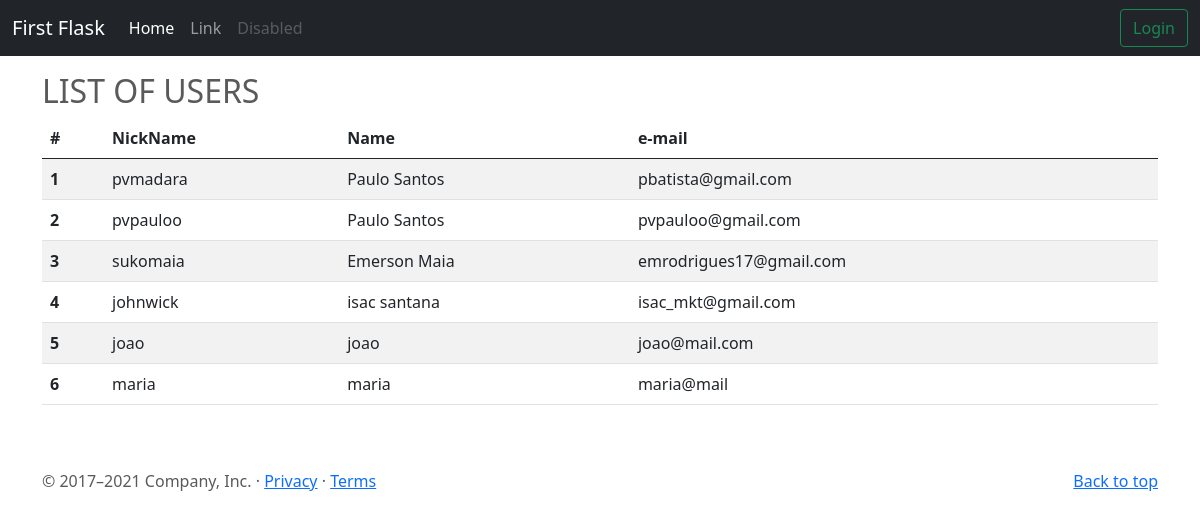
The app's page /users, older data.
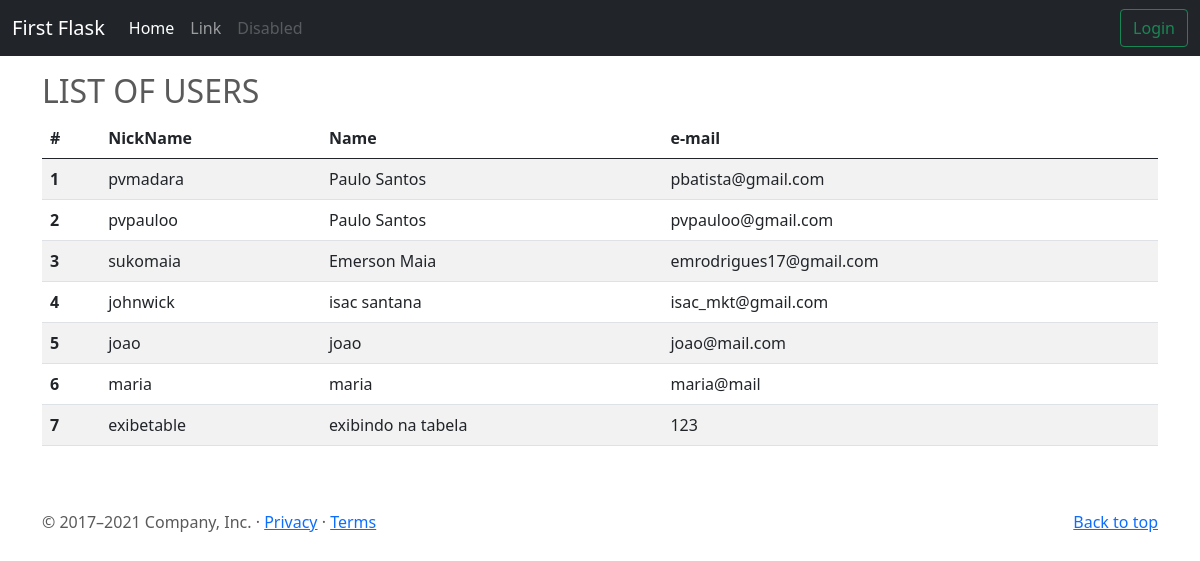
The same page, newer data.
### app/models/tables.py (models this page shows, shortened)
class User(db.Model):
    __tablename__ = "users"
    id = db.Column(db.Integer, primary_key=True)
    username = db.Column(db.String, unique=True)
    password = db.Column(db.String)
    name = db.Column(db.String)
    email = db.Column(db.String, unique=True)

### app/controllers/defalt.py (the view)
@app.route("/users", methods=["GET"])
def users():
    engine = db.engine
    results = engine.execute('select * from users')
    return render_template('users.html', user=results)

### app/templates/users.html
{% extends 'base.html' %}
    {% block content %}
<br/>
<div class="container marketing">
<div class="col-md-12 col-md-offset-8">
    <h2>LIST OF USERS</h2>
    <table class="table table-striped">
    <thead>
    <tr>
      <th scope="col">#</th>
      <th scope="col">NickName</th>
      <th scope="col">Name</th>
      <th scope="col">e-mail</th>
    </tr>
  </thead>
    <tbody>
    {% for i in user %}
        <tr>
          <th scope="row">{{i[0]}}</th>
          <td>{{i[1]}}</td>
          <td>{{i[3]}}</td>
          <td>{{i[4]}}</td>
        </tr>
    {% endfor %}
    </tbody>
</table>
</div>
</div>
<br/>
    {% endblock %}

### app/templates/base.html (shortened to what this page needs)
<!doctype html>
<html lang="pt-br">
  <head>
    <link rel="stylesheet" href="{{ url_for('static', filename="css/bootstrap.min.css") }}">
    <link rel="stylesheet" href="{{ url_for('static', filename="css/carousel.css") }}">
  </head>
  <body>
<header>
  <nav class="navbar navbar-expand-md navbar-dark fixed-top bg-dark">
    <div class="container-fluid">
      <a class="navbar-brand" href="#">First Flask</a>
      <div class="collapse navbar-collapse" id="navbarCollapse">
        <ul class="navbar-nav me-auto mb-2 mb-md-0">
          <li class="nav-item">
            <a class="nav-link active" aria-current="page" href="#">Home</a>
          </li>
          <li class="nav-item">
            <a class="nav-link" href="#">Link</a>
          </li>
          <li class="nav-item">
            <a class="nav-link disabled" href="#" tabindex="-1" aria-disabled="true">Disabled</a>
          </li>
        </ul>
        <form class="d-flex">
          {% if current_user.is_authenticated %}
          <a class="btn btn-outline-success" href="{{url_for('logout')}}">Logout - {{ current_user.username}}</a>
          {% else %}
          <a class="btn btn-outline-success" href="{{url_for('login')}}">Login</a>
          {% endif %}
        </form>
      </div>
    </div>
  </nav>
</header>
<main>
  {% block content %}
  {% endblock %}
<br/>
  <footer class="container">
    <p class="float-end"><a href="#">Back to top</a></p>
    <p>&copy; 2017–2021 Company, Inc. &middot; <a href="#">Privacy</a> &middot; <a href="#">Terms</a></p>
  </footer>
</main>
  </body>
</html>

### app/static/css/carousel.css (style rules this page uses)
body { padding-top: 3rem; padding-bottom: 3rem; color: #5a5a5a; }
.marketing h2 { font-weight: 400; }

Row changes from the older to the newer data that the page shows:
added User: id "7", username "exibetable", name "exibindo na tabela", email "123"
